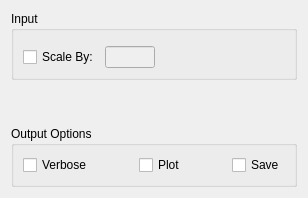
     <widget class="QWidget" name="tabMoments">
      <attribute name="title">
       <string>Moments</string>
      </attribute>
      <layout class="QVBoxLayout" name="moment_verticalLayout_27">
       <item>
        <widget class="QGroupBox" name="groupBox_3">
         <property name="title">
          <string>Input</string>
         </property>
         <layout class="QVBoxLayout" name="moment_verticalLayout_29">
          <item>
           <layout class="QGridLayout" name="moment_gridLayout_9">
            <item row="0" column="0" colspan="2">
             <widget class="MantidQt::MantidWidgets::DataSelector" name="moment_dsInput" native="true">
              <property name="sizePolicy">
               <sizepolicy hsizetype="Minimum" vsizetype="Fixed">
                <horstretch>0</horstretch>
                <verstretch>0</verstretch>
               </sizepolicy>
              </property>
              <property name="loadLabelText" stdset="0">
               <string>Plot Input</string>
              </property>
              <property name="workspaceSuffixes" stdset="0">
               <stringlist>
                <string>_sqw</string>
               </stringlist>
              </property>
              <property name="fileBrowserSuffixes" stdset="0">
               <stringlist>
                <string>_sqw.nxs</string>
               </stringlist>
              </property>
              <property name="showLoad" stdset="0">
               <bool>false</bool>
              </property>
             </widget>
            </item>
            <item row="1" column="0" colspan="2">
             <layout class="QHBoxLayout" name="horizontalLayout_54">
              <item>
               <widget class="QCheckBox" name="moment_ckScale">
                <property name="text">
                 <string>Scale By:</string>
                </property>
               </widget>
              </item>
              <item>
               <widget class="QLineEdit" name="moment_leScale">
                <property name="enabled">
                 <bool>false</bool>
                </property>
                <property name="sizePolicy">
                 <sizepolicy hsizetype="Minimum" vsizetype="Fixed">
                  <horstretch>0</horstretch>
                  <verstretch>0</verstretch>
                 </sizepolicy>
                </property>
                <property name="maximumSize">
                 <size>
                  <width>50</width>
                  <height>16777215</height>
                 </size>
                </property>
               </widget>
              </item>
              <item>
               <widget class="QLabel" name="moment_validScale">
                <property name="text">
                 <string>&lt;html&gt;&lt;head/&gt;&lt;body style=&quot; color:#aa0000;&quot;&gt;&lt;/body&gt;&lt;/html&gt;</string>
                </property>
                <property name="textFormat">
                 <enum>Qt::RichText</enum>
                </property>
               </widget>
              </item>
              <item>
               <spacer name="horizontalSpacer_36">
                <property name="orientation">
                 <enum>Qt::Horizontal</enum>
                </property>
                <property name="sizeType">
                 <enum>QSizePolicy::Expanding</enum>
                </property>
                <property name="sizeHint" stdset="0">
                 <size>
                  <width>40</width>
                  <height>20</height>
                 </size>
                </property>
               </spacer>
              </item>
             </layout>
            </item>
           </layout>
          </item>
         </layout>
        </widget>
       </item>
       <item>
        <layout class="QHBoxLayout" name="horizontalLayout_21">
         <item>
          <layout class="QHBoxLayout" name="moment_treeSpace"/>
         </item>
         <item>
          <layout class="QHBoxLayout" name="moment_plotSpace"/>
         </item>
        </layout>
       </item>
       <item>
        <spacer name="moment_verticalSpacer_4">
         <property name="orientation">
          <enum>Qt::Vertical</enum>
         </property>
         <property name="sizeHint" stdset="0">
          <size>
           <width>20</width>
           <height>40</height>
          </size>
         </property>
        </spacer>
       </item>
       <item>
        <widget class="QGroupBox" name="groupBox_2">
         <property name="title">
          <string>Output Options</string>
         </property>
         <layout class="QVBoxLayout" name="moment_verticalLayout_26">
          <item>
           <layout class="QHBoxLayout" name="horizontalLayout_42">
            <item>
             <widget class="QCheckBox" name="moment_ckVerbose">
              <property name="text">
               <string>Verbose</string>
              </property>
             </widget>
            </item>
            <item>
             <spacer name="horizontalSpacer_31">
              <property name="orientation">
               <enum>Qt::Horizontal</enum>
              </property>
              <property name="sizeHint" stdset="0">
               <size>
                <width>40</width>
                <height>20</height>
               </size>
              </property>
             </spacer>
            </item>
            <item>
             <widget class="QCheckBox" name="moment_ckPlot">
              <property name="text">
               <string>Plot</string>
              </property>
             </widget>
            </item>
            <item>
             <spacer name="horizontalSpacer_33">
              <property name="orientation">
               <enum>Qt::Horizontal</enum>
              </property>
              <property name="sizeHint" stdset="0">
               <size>
                <width>40</width>
                <height>20</height>
               </size>
              </property>
             </spacer>
            </item>
            <item>
             <widget class="QCheckBox" name="moment_ckSave">
              <property name="text">
               <string>Save</string>
              </property>
             </widget>
            </item>
           </layout>
          </item>
         </layout>
        </widget>
       </item>
      </layout>
     </widget>
